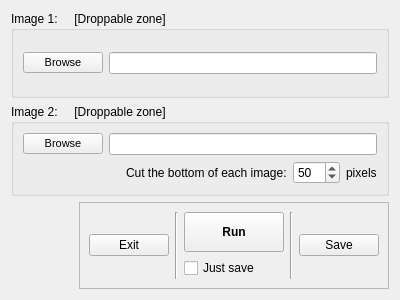
<?xml version="1.0" encoding="UTF-8"?>
<ui version="4.0">
 <class>Form</class>
 <widget class="QWidget" name="Form">
  <property name="geometry">
   <rect>
    <x>0</x>
    <y>0</y>
    <width>400</width>
    <height>300</height>
   </rect>
  </property>
  <property name="acceptDrops">
   <bool>true</bool>
  </property>
  <property name="windowTitle">
   <string>Form</string>
  </property>
  <layout class="QHBoxLayout" name="horizontalLayout">
   <item>
    <layout class="QVBoxLayout" name="verticalLayout">
     <item>
      <widget class="QGroupBox" name="groupBox_1">
       <property name="acceptDrops">
        <bool>true</bool>
       </property>
       <property name="title">
        <string>Image 1:     [Droppable zone]</string>
       </property>
       <layout class="QHBoxLayout" name="horizontalLayout_6">
        <item>
         <layout class="QHBoxLayout" name="horizontalLayout_5">
          <item>
           <widget class="QPushButton" name="button_1">
            <property name="font">
             <font>
              <pointsize>8</pointsize>
             </font>
            </property>
            <property name="acceptDrops">
             <bool>false</bool>
            </property>
            <property name="text">
             <string>Browse</string>
            </property>
           </widget>
          </item>
          <item>
           <widget class="QLineEdit" name="line_1">
            <property name="acceptDrops">
             <bool>false</bool>
            </property>
            <property name="inputMask">
             <string/>
            </property>
            <property name="text">
             <string/>
            </property>
            <property name="cursorPosition">
             <number>0</number>
            </property>
            <property name="dragEnabled">
             <bool>false</bool>
            </property>
           </widget>
          </item>
         </layout>
        </item>
       </layout>
       <zorder>button_1</zorder>
       <zorder>button_2</zorder>
       <zorder>horizontalLayoutWidget_3</zorder>
      </widget>
     </item>
     <item>
      <widget class="QGroupBox" name="groupBox_2">
       <property name="acceptDrops">
        <bool>true</bool>
       </property>
       <property name="title">
        <string>Image 2:     [Droppable zone]</string>
       </property>
       <layout class="QVBoxLayout" name="verticalLayout_5">
        <item>
         <layout class="QHBoxLayout" name="horizontalLayout_7">
          <item>
           <widget class="QPushButton" name="button_2">
            <property name="font">
             <font>
              <pointsize>8</pointsize>
             </font>
            </property>
            <property name="acceptDrops">
             <bool>false</bool>
            </property>
            <property name="text">
             <string>Browse</string>
            </property>
           </widget>
          </item>
          <item>
           <widget class="QLineEdit" name="line_2">
            <property name="acceptDrops">
             <bool>false</bool>
            </property>
            <property name="inputMask">
             <string/>
            </property>
            <property name="text">
             <string/>
            </property>
            <property name="dragEnabled">
             <bool>false</bool>
            </property>
           </widget>
          </item>
         </layout>
        </item>
        <item>
         <layout class="QHBoxLayout" name="horizontalLayout_8">
          <item>
           <spacer name="horizontalSpacer_2">
            <property name="orientation">
             <enum>Qt::Horizontal</enum>
            </property>
            <property name="sizeHint" stdset="0">
             <size>
              <width>40</width>
              <height>20</height>
             </size>
            </property>
           </spacer>
          </item>
          <item>
           <widget class="QLabel" name="label">
            <property name="text">
             <string>Cut the bottom of each image:</string>
            </property>
           </widget>
          </item>
          <item>
           <widget class="QSpinBox" name="spinBox">
            <property name="prefix">
             <string/>
            </property>
            <property name="maximum">
             <number>200</number>
            </property>
            <property name="singleStep">
             <number>10</number>
            </property>
            <property name="value">
             <number>50</number>
            </property>
           </widget>
          </item>
          <item>
           <widget class="QLabel" name="label_2">
            <property name="text">
             <string>pixels</string>
            </property>
           </widget>
          </item>
         </layout>
        </item>
       </layout>
      </widget>
     </item>
     <item>
      <layout class="QHBoxLayout" name="horizontalLayout_2">
       <item>
        <spacer name="horizontalSpacer">
         <property name="orientation">
          <enum>Qt::Horizontal</enum>
         </property>
         <property name="sizeHint" stdset="0">
          <size>
           <width>40</width>
           <height>20</height>
          </size>
         </property>
        </spacer>
       </item>
       <item>
        <widget class="QFrame" name="frame">
         <property name="frameShape">
          <enum>QFrame::StyledPanel</enum>
         </property>
         <property name="frameShadow">
          <enum>QFrame::Sunken</enum>
         </property>
         <layout class="QHBoxLayout" name="horizontalLayout_4">
          <item>
           <layout class="QHBoxLayout" name="horizontalLayout_3">
            <item>
             <widget class="QPushButton" name="button_cancel">
              <property name="text">
               <string>Exit</string>
              </property>
             </widget>
            </item>
            <item>
             <widget class="Line" name="line">
              <property name="orientation">
               <enum>Qt::Vertical</enum>
              </property>
             </widget>
            </item>
            <item>
             <layout class="QVBoxLayout" name="verticalLayout_2">
              <item>
               <widget class="QPushButton" name="button_run">
                <property name="minimumSize">
                 <size>
                  <width>100</width>
                  <height>40</height>
                 </size>
                </property>
                <property name="font">
                 <font>
                  <weight>75</weight>
                  <bold>true</bold>
                 </font>
                </property>
                <property name="text">
                 <string>Run</string>
                </property>
               </widget>
              </item>
              <item>
               <layout class="QHBoxLayout" name="horizontalLayout_9">
                <item>
                 <layout class="QHBoxLayout" name="horizontalLayout_10"/>
                </item>
                <item>
                 <widget class="QCheckBox" name="cb_save">
                  <property name="text">
                   <string>Just save</string>
                  </property>
                 </widget>
                </item>
               </layout>
              </item>
             </layout>
            </item>
            <item>
             <widget class="Line" name="line_3">
              <property name="orientation">
               <enum>Qt::Vertical</enum>
              </property>
             </widget>
            </item>
            <item>
             <widget class="QPushButton" name="button_save">
              <property name="text">
               <string>Save</string>
              </property>
             </widget>
            </item>
           </layout>
          </item>
         </layout>
         <zorder>button_cancel</zorder>
         <zorder>horizontalLayoutWidget_2</zorder>
        </widget>
       </item>
      </layout>
     </item>
    </layout>
   </item>
  </layout>
 </widget>
 <resources/>
 <connections/>
</ui>
